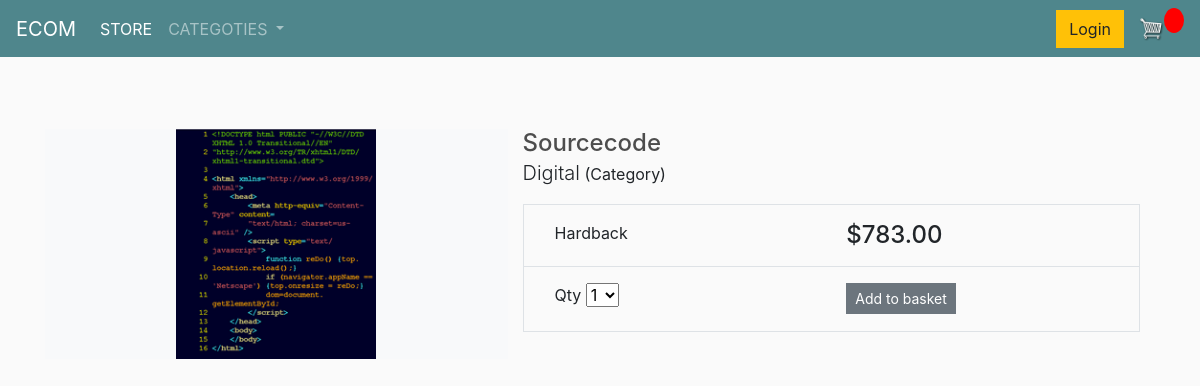
Page /item/sourcecode/ on the committed database.
### store/models.py (models this page shows, shortened)
class Product(models.Model):
    category = models.ForeignKey(Category, related_name='product', on_delete=models.CASCADE)
    created_by = models.ForeignKey(User, related_name='product_creator', on_delete=models.CASCADE)
    name = models.CharField(max_length=200, null=True)
    price = models.DecimalField(max_digits=7, decimal_places=2)
    digital = models.BooleanField(default=False, null=True, blank=True)
    image = models.ImageField(null=True, blank=True)
    slug = models.SlugField(max_length=255)
    in_stock = models.BooleanField(default=True)
    created = models.DateTimeField(auto_now_add=True)
    updated = models.DateTimeField(auto_now=True)
    class Meta:
        ordering = ('-created',)
    @property
    def imageURL(self):
        try:
            url = self.image.url
        except:
            url = ""
        return url

class Category(models.Model):
    name = models.CharField(max_length=255, db_index=True)
    slug = models.SlugField(max_length=255, unique=True)
    class Meta:
        verbose_name_plural = 'Categories'
    def get_absolute_url(self):
        return reverse('store:category_list', args=[self.slug])
    def __str__(self):
        return self.name

### store/views.py (the view)
# urls.py: path('item/<slug:slug>/', views.product_detail, name="product_detail"),
def product_detail(request, slug):
    product = get_object_or_404(Product, slug=slug, in_stock=True)
    return render(request, 'store/products/detail.html', {'product': product})

### store/context_processors.py (called while the page is built)
def categories(request):
    return {
            'categories': Category.objects.all()
            }

### store/templates/store/products/detail.html (shortened to what this page needs)
{% extends 'store/main.html' %}
{% load static %}
{% block content %}
<div class="container">
	<main class="pt-5">
	<div class="row g-3">
		<div class="col-md-5 col-lg-5 order-md-first bg-light">
			<img class="img-fluid mx-auto d-block" width="200px" alt="Responsive image" src="{{ product.imageURL }}">
		</div>
		<div class="col-md-7 col-lg-7 ps-md-3 ps-lg-5">
			<h1 class="mb-0 h4">{{ product.name }}</h1>
			<p><span class="lead">{{ product.category }}</span> (Category)</p>
			<div class="border">
				<div class="col border-bottom">
					<div class="row p-3">
						<div class="col-6">Hardback</div>
						<div class="col-6 text-end"><span class="h4 fw-bold">${{ product.price }}</span></div>
					</div>
				</div>
				<div class="col">
					<div class="row p-3">
						<div class="col-6">
							<label for="select">Qty</label>
							<select id="select">
								<option value="">1</option>
							</select>
						</div>
						<div class="col-6 text-end"><button type="button" class="btn btn-secondary btn-sm">Add to basket</button></div>
					</div>
				</div>
			</div>
		</div>
	</div>
	</main>
</div>
{% endblock content %}

### static/css/main.css (style rules this page uses)
body { background-color: hsl(0, 0%, 98%); }
h1,h2,h3,h4,h5,h6 { color:hsl(0, 0%, 30%); }
.btn { border-radius: 0; }

### rows in the picture
Product: imageURL (picture), name "Sourcecode", category "Digital", price "783.00"
